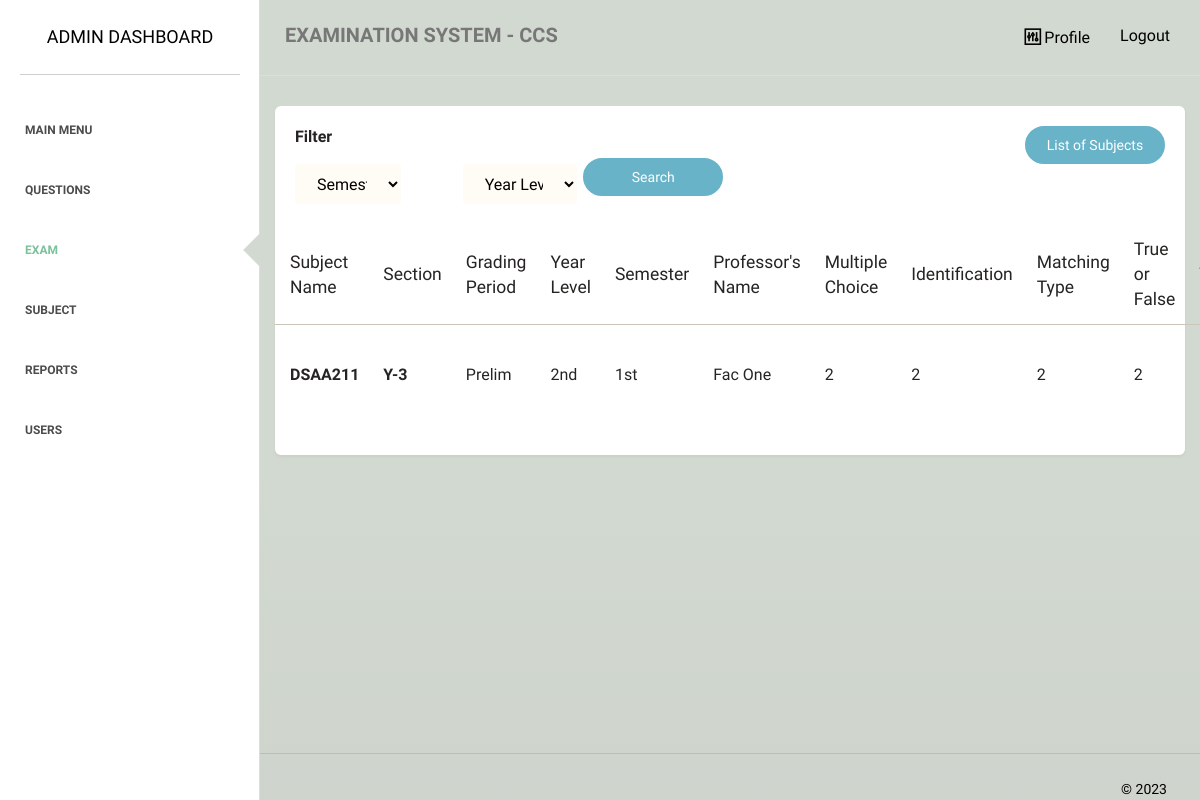
Page /admin/exams/index.php on the earlier database version.
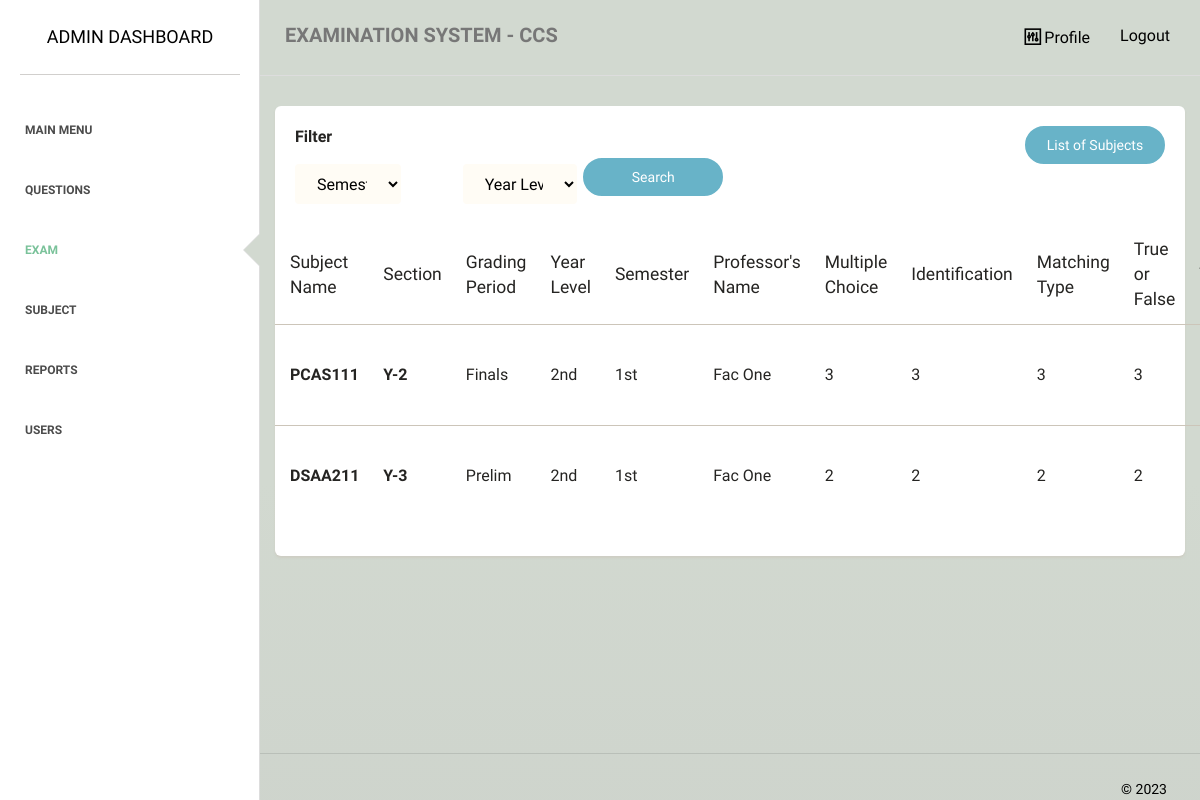
Same page on the later database version.
### tables this page shows
CREATE TABLE `examcreated` (
  `exam_id` int(11) NOT NULL,
  `subject` varchar(255) NOT NULL,
  `section_name` varchar(255) NOT NULL,
  `section_id` varchar(255) NOT NULL,
  `subject_id` varchar(255) NOT NULL,
  `grading_period` varchar(255) NOT NULL,
  `yearlevel` varchar(255) NOT NULL,
  `semester` varchar(255) NOT NULL,
  `prof_name` varchar(255) NOT NULL,
  `prof_id` int(50) NOT NULL,
  `multiplechoice` int(50) NOT NULL,
  `identification` int(50) NOT NULL,
  `matching` int(255) NOT NULL,
  `trueorfalse` int(50) NOT NULL,
  `status` varchar(255) NOT NULL,
  `timer` varchar(255) NOT NULL,
  `matching_topic` varchar(255) NOT NULL
);

### admin/exams/index.php (the view, shortened to what the changed rows need)
<?php
require_once "../../dbconnect.php";
$search1 = $_GET['search1'] ?? '';
$search2 = $_GET['search2'] ?? '';
if ($search1 && $search2) {
    $statement = $pdo->prepare('SELECT * FROM examcreated WHERE semester like :semester and yearlevel like :yearlevel ORDER BY exam_id DESC');
    $statement->bindValue(':semester', "%$search1%");
    $statement->bindValue(':yearlevel', "%$search2%");
} elseif ($search1 && empty($search2)) {
    $statement = $pdo->prepare('SELECT * FROM examcreated WHERE semester like :semester ORDER BY exam_id DESC');
    $statement->bindValue(':semester', "%$search1%");
} elseif ($search2 && empty($search1)) {
    $statement = $pdo->prepare('SELECT * FROM examcreated WHERE yearlevel like :yearlevel ORDER BY exam_id DESC');
    $statement->bindValue(':yearlevel', "%$search2%");
} else {
    $statement = $pdo->prepare('SELECT * FROM examcreated ORDER BY exam_id DESC');
}
$statement->execute();
$procdata = $statement->fetchAll(PDO::FETCH_ASSOC);
?>
<!doctype html>
<html lang="en">
<head>
    <link href="../../assets/css/main.css" rel="stylesheet" />
    <link href="../../assets/css/animate.css" rel="stylesheet"/>
    <link href="../../assets/css/paper-dashboard.css" rel="stylesheet"/>
    <link href="../../assets/css/demo.css" rel="stylesheet" />
    <link href="http://maxcdn.bootstrapcdn.com/font-awesome/latest/css/font-awesome.min.css" rel="stylesheet">
    <link href="../../assets/css/themify-icons.css" rel="stylesheet">
</head>
<body>
<div class="wrapper">
    <div class="main-panel">
        <div class="content">
            <div class="container-fluid">
                <div class="row">
                    <div class="">
                        <div class="card ">
                            <div class="content table-responsive table-full-width">
                                <table class="table">
                                    <thead>
                                    	<th>Subject Name</th>
                                    	<th>Section</th>
                                    	<th>Grading Period</th>
                                    	<th>Year Level</th>
                                    	<th>Semester</th>
                                    	<th>Professor's Name</th>
                                    	<th>Multiple Choice</th>
                                    	<th>Identification</th>
                                    	<th>Matching Type</th>
                                    	<th>True or False</th>
                                    	<th>Timer</th>
                                    </thead>
                                    <tbody>
                                        <?php foreach ($procdata as $i => $item): ?>
                                        <tr>
                                        	<td style="font-size:medium;"><b><?php echo $item['subject']; ?></b></td>
                                        	<td style="font-size:medium;"><b><?php echo $item['section_name']; ?></b></td>
                                        	<td style="font-size:medium;"><?php echo $item['grading_period']; ?></td>
                                        	<td style="font-size:medium;"><?php echo $item['yearlevel']; ?></td>
                                        	<td style="font-size:medium;"><?php echo $item['semester']; ?></td>
                                        	<td style="font-size:medium;"><?php echo $item['prof_name']; ?></td>
                                        	<td style="font-size:medium;"><?php echo $item['multiplechoice']; ?></td>
                                        	<td style="font-size:medium;"><?php echo $item['identification']; ?></td>
                                        	<td style="font-size:medium;"><?php echo $item['matching']; ?></td>
                                        	<td style="font-size:medium;"><?php echo $item['trueorfalse']; ?></td>
                                        	<td style="font-size:medium;"><?php echo $item['timer']; ?></td>
                                        </tr>
                                        <?php endforeach;?>
                                    </tbody>
                                </table>
                            </div>
                        </div>
                    </div>
                </div>
            </div>
        </div>
    </div>
</div>
</body>
</html>

Differences in the rows shown:
added examcreated: subject "PCAS111", section_name "Y-2", grading_period "Finals", yearlevel "2nd", semester "1st", prof_name "Fac One", multiplechoice "3", identification "3", matching "3", trueorfalse "3"
